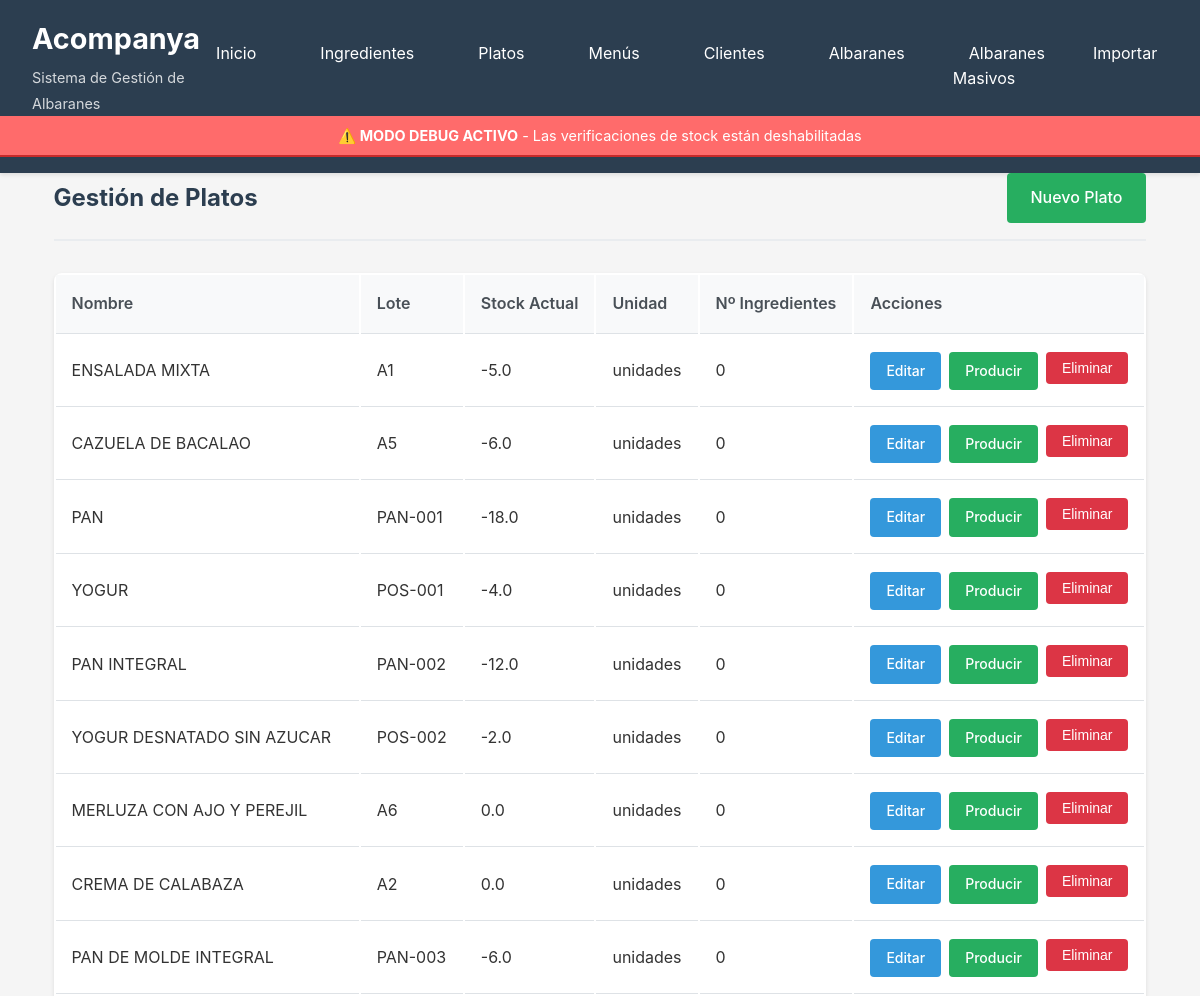
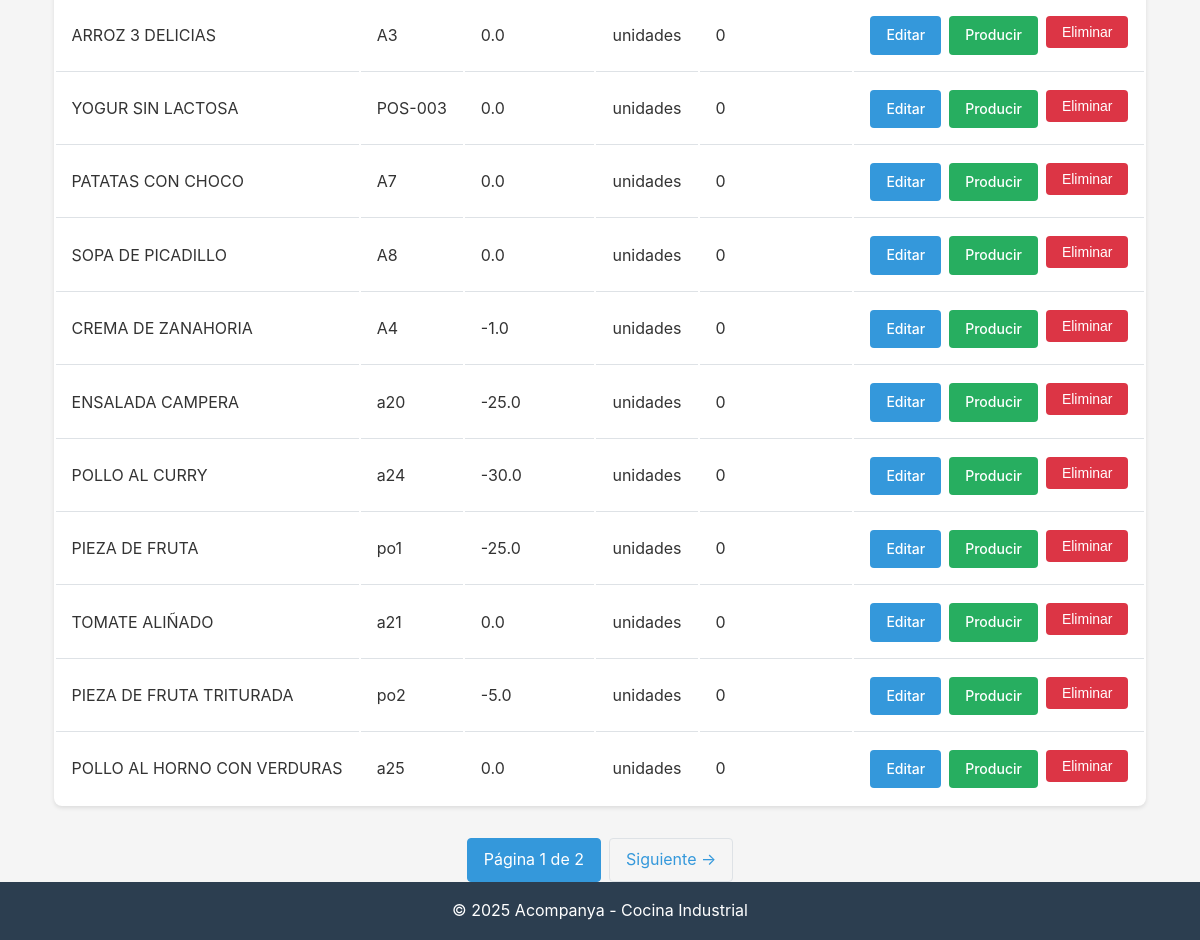
The page /platos/ on the database as committed earlier (2 pictures, top to bottom).
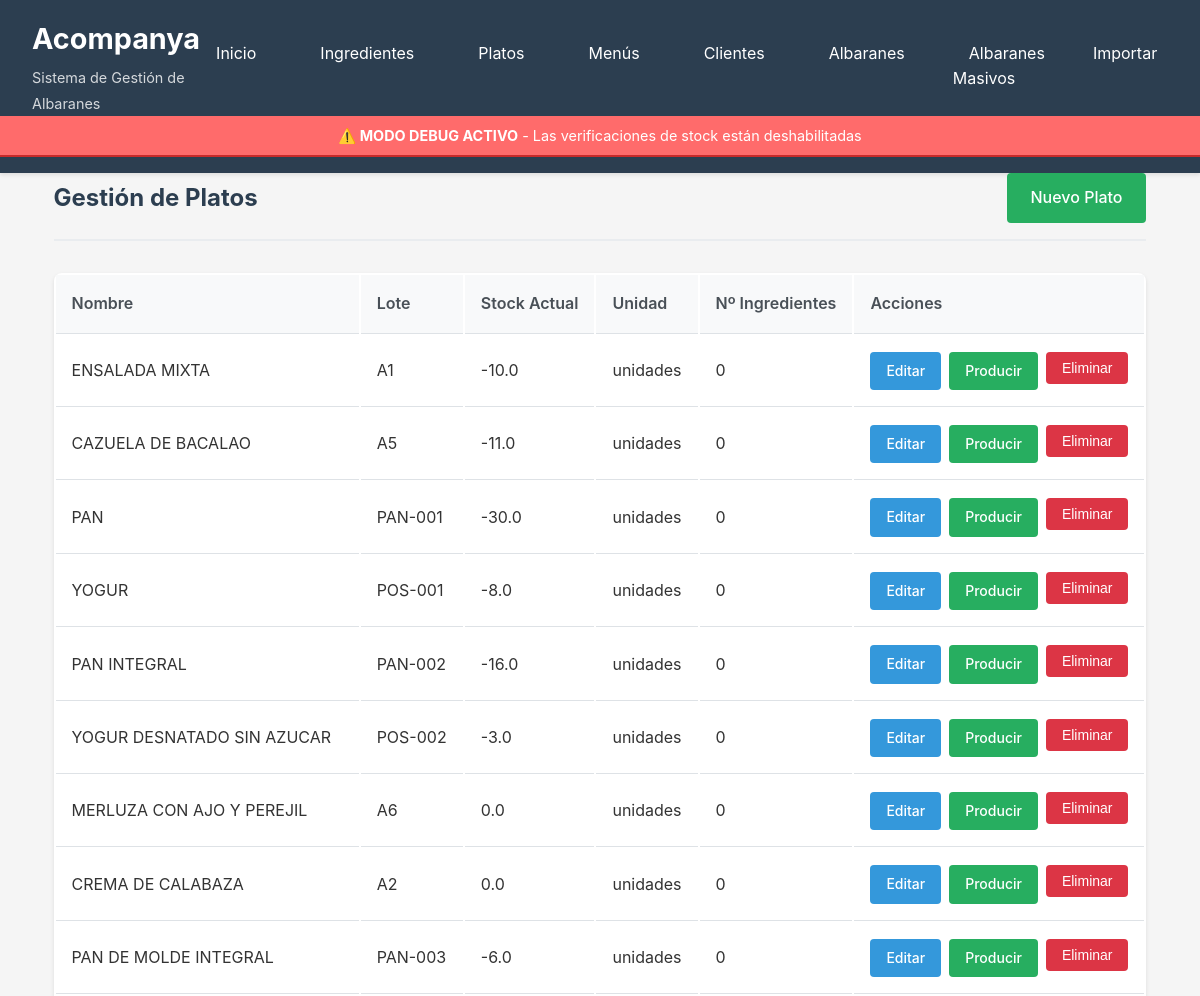
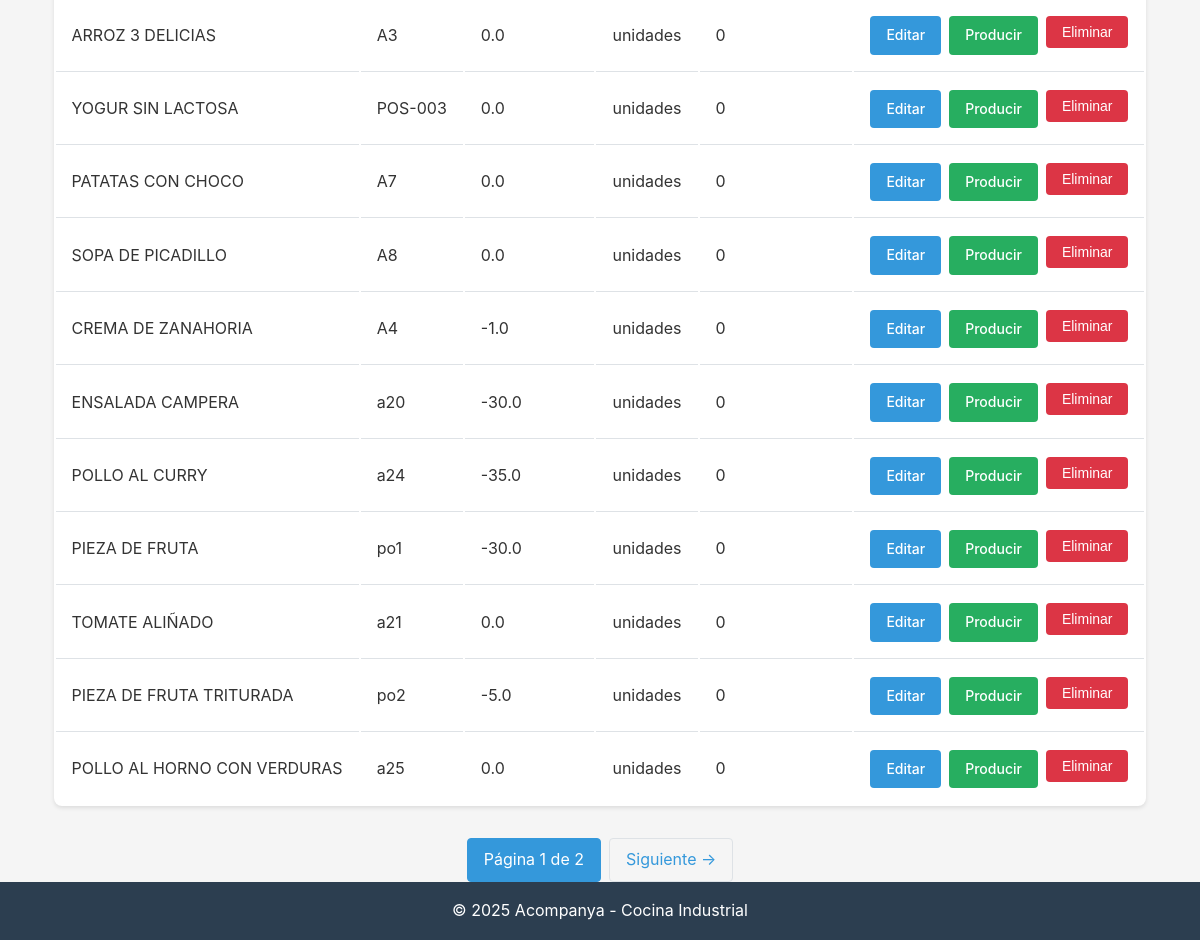
The same page on the database as committed later (2 pictures, top to bottom).
### database/models.py (models this page shows, shortened)
class Plato(db.Model):
    __tablename__ = 'platos'
    id = db.Column(db.Integer, primary_key=True)
    nombre = db.Column(db.String(200), nullable=False)
    lote_propio = db.Column(db.String(100), nullable=True)
    stock_actual = db.Column(db.Float, nullable=False, default=0)
    unidad = db.Column(db.String(50), nullable=False, default='unidades')
    created_at = db.Column(db.DateTime, default=datetime.utcnow)
    updated_at = db.Column(db.DateTime, default=datetime.utcnow, onupdate=datetime.utcnow)
    ingredientes = db.relationship('Ingrediente', secondary=platos_ingredientes, backref='platos')
    movimientos = db.relationship('MovimientoStock',
                                 primaryjoin="and_(MovimientoStock.entidad_tipo=='plato', "
                                           "MovimientoStock.entidad_id==Plato.id)",
                                 foreign_keys='MovimientoStock.entidad_id',
                                 backref='plato_ref',
                                 lazy='dynamic',
                                 overlaps="ingrediente_ref,movimientos")
    detalles_albaran = db.relationship('AlbaranDetalle', backref='plato', lazy='dynamic')

### routes/platos.py (the view)
@platos_bp.route('/')
def listar():
    page = request.args.get('page', 1, type=int)
    platos = Plato.query.paginate(page=page, per_page=20, error_out=False)
    return render_template('platos/listar.html', platos=platos)

### app.py (called while the page is built)
def create_app():
    app = Flask(__name__)
    app.config.from_object(Config)
    init_db(app)
    app.register_blueprint(ingredientes_bp, url_prefix='/ingredientes')
    app.register_blueprint(platos_bp, url_prefix='/platos')
    app.register_blueprint(menus_bp, url_prefix='/menus')
    app.register_blueprint(albaranes_bp, url_prefix='/albaranes')
    app.register_blueprint(importar_bp, url_prefix='/importar')
    app.register_blueprint(clientes_bp, url_prefix='/clientes')
    app.register_blueprint(albaranes_masivos_bp, url_prefix='/albaranes-masivos')
    @app.context_processor
    def inject_config():
        return dict(config=app.config)
    @app.route('/')
    def index():
        return render_template('index.html')
    @app.route('/dashboard')
    def dashboard():
        return render_template('dashboard.html')
    return app

### templates/platos/listar.html (shortened to what this page needs)
{% extends "base.html" %}
{% block content %}
<div class="page-header">
    <h2>Gestión de Platos</h2>
    <a href="{{ url_for('platos.nuevo') }}" class="btn btn-success">Nuevo Plato</a>
</div>
<table class="table">
    <thead>
        <tr>
            <th>Nombre</th>
            <th>Lote</th>
            <th>Stock Actual</th>
            <th>Unidad</th>
            <th>Nº Ingredientes</th>
            <th>Acciones</th>
        </tr>
    </thead>
    <tbody>
        {% for plato in platos.items %}
        <tr>
            <td>{{ plato.nombre }}</td>
            <td>{{ plato.lote_propio or '-' }}</td>
            <td>{{ plato.stock_actual }}</td>
            <td>{{ plato.unidad }}</td>
            <td>{{ plato.ingredientes|length }}</td>
            <td>
                <div class="action-group">
                    <a href="{{ url_for('platos.editar', id=plato.id) }}" class="btn btn-sm btn-primary">Editar</a>
                    <a href="{{ url_for('platos.producir', id=plato.id) }}" class="btn btn-sm btn-success">Producir</a>
                    <form action="{{ url_for('platos.eliminar', id=plato.id) }}" method="POST" style="display: inline;" onsubmit="return confirmDelete('¿Eliminar este plato?')">
                        <button type="submit" class="btn btn-sm btn-danger">Eliminar</button>
                    </form>
                </div>
            </td>
        </tr>
        {% endfor %}
    </tbody>
</table>
{% if platos.has_prev or platos.has_next %}
<div class="pagination">
    <span class="active">Página {{ platos.page }} de {{ platos.pages }}</span>
    {% if platos.has_next %}
        <a href="{{ url_for('platos.listar', page=platos.next_num) }}">Siguiente →</a>
    {% endif %}
</div>
{% endif %}
{% endblock %}

Rows that differ between the two databases and show on the page:
changed Plato "ENSALADA MIXTA": stock_actual "-5.0" → "-10.0"
changed Plato "CAZUELA DE BACALAO": stock_actual "-6.0" → "-11.0"
changed Plato "PAN": stock_actual "-18.0" → "-30.0"
changed Plato "YOGUR": stock_actual "-4.0" → "-8.0"
changed Plato "PAN INTEGRAL": stock_actual "-12.0" → "-16.0"
changed Plato "YOGUR DESNATADO SIN AZUCAR": stock_actual "-2.0" → "-3.0"
changed Plato "ENSALADA CAMPERA": stock_actual "-25.0" → "-30.0"
changed Plato "POLLO AL CURRY": stock_actual "-30.0" → "-35.0"
changed Plato "PIEZA DE FRUTA": stock_actual "-25.0" → "-30.0"
